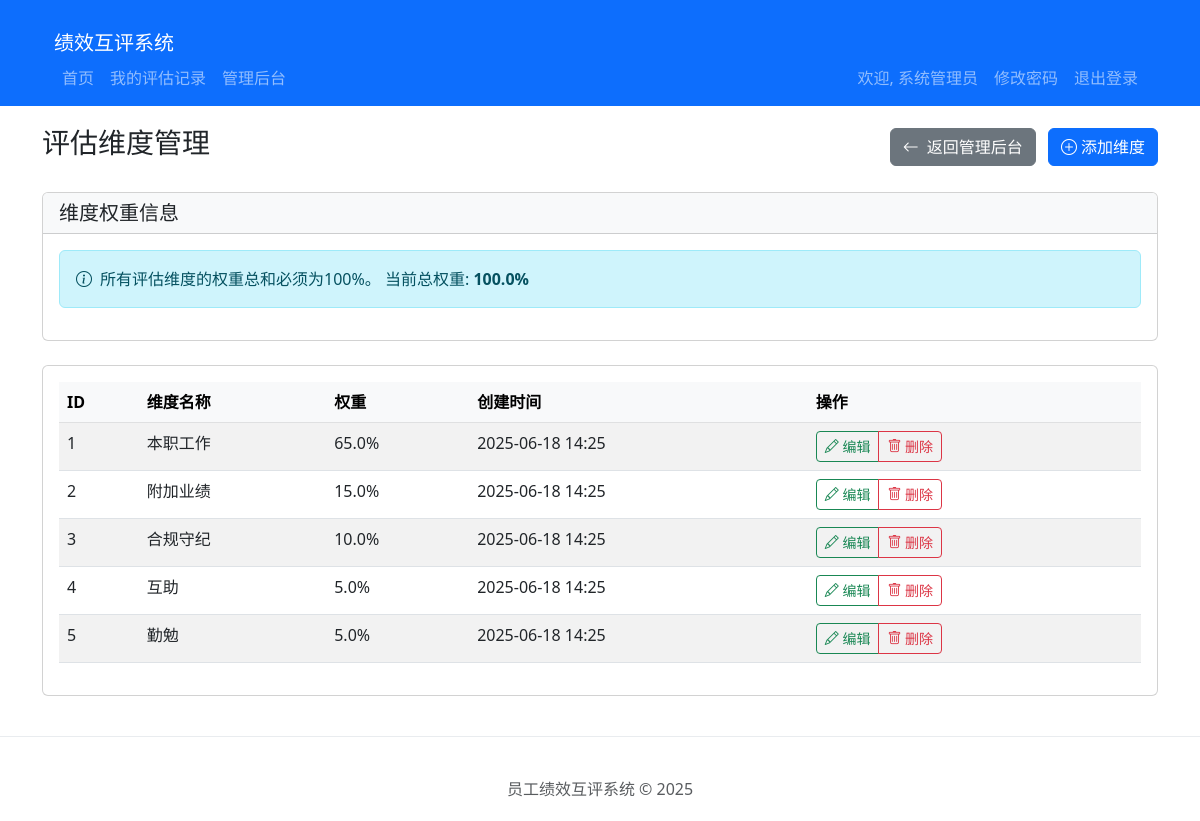
/admin/dimensions (signed in), run on the app's committed database.
### models.py (models this page shows, shortened)
class Employee(UserMixin, db.Model):
    id = db.Column(db.Integer, primary_key=True)
    employee_id = db.Column(db.String(20), unique=True, nullable=False)
    name = db.Column(db.String(100), nullable=False)
    position = db.Column(db.String(100), nullable=False)
    password_hash = db.Column(db.String(256), nullable=False)
    is_admin = db.Column(db.Boolean, default=False)
    is_frozen = db.Column(db.Boolean, default=False)
    created_at = db.Column(db.DateTime, default=datetime.utcnow)
    updated_at = db.Column(db.DateTime, default=datetime.utcnow, onupdate=datetime.utcnow)

class EvaluationDimension(db.Model):
    __tablename__ = 'evaluation_dimension'
    id = db.Column(db.Integer, primary_key=True)
    name = db.Column(db.String(100), nullable=False)
    status = db.Column(db.String(20), default='published', nullable=False)
    weight = db.Column(db.Float, nullable=False)
    created_at = db.Column(db.DateTime, default=datetime.utcnow)
    updated_at = db.Column(db.DateTime, default=datetime.utcnow, onupdate=datetime.utcnow)

### app.py (the view)
@app.route('/admin/dimensions')
@login_required
@readonly_admin_required
def admin_dimension_list():
    from models import EvaluationDimension
    from forms import DimensionForm
    dimensions = EvaluationDimension.query.all()
    total_weight = sum(d.weight for d in dimensions)
    return render_template('admin/dimension_list.html', dimensions=dimensions, total_weight=total_weight)

### app.py (called while the page is built)
def readonly_admin_required(f):
    @wraps(f)
    def decorated_function(*args, **kwargs):
        if not current_user.is_authenticated:
            return redirect(url_for('login', next=request.url))
        if not (current_user.is_admin or current_user.employee_id >= '2'):
            abort(403)
        if current_user.employee_id >= '2' and request.method != 'GET':
            flash('您只能以只读模式访问管理后台', 'danger')
            return redirect(url_for('admin_dashboard'))
        return f(*args, **kwargs)
    return decorated_function

@app.template_filter('shanghai_time')
def shanghai_time_filter(dt, format='%Y-%m-%d %H:%M:%S'):
    if dt is None:
        return ""
    utc_dt = pytz.utc.localize(dt)
    shanghai_tz = pytz.timezone('Asia/Shanghai')
    return utc_dt.astimezone(shanghai_tz).strftime(format)

@login_manager.user_loader
def load_user(user_id):
    return Employee.query.get(int(user_id))

### templates/admin/dimension_list.html (shortened to what this page needs)
{% extends 'base.html' %}
{% block content %}
<div class="row">
    <div class="col-md-12">
        <div class="d-flex justify-content-between align-items-center mb-4">
    <h3>评估维度管理</h3>
    <div>
        <a href="{{ url_for('admin_dashboard') }}" class="btn btn-secondary me-2">
            <i class="bi bi-arrow-left me-1"></i> 返回管理后台
        </a>
        <a href="{{ url_for('admin_dimension_add') }}" class="btn btn-primary">
            <i class="bi bi-plus-circle me-1"></i>添加维度
        </a>
    </div>
</div>
        <div class="card mb-4">
            <div class="card-header bg-light">
                <h5 class="mb-0">维度权重信息</h5>
            </div>
            <div class="card-body">
                <div class="alert alert-info">
                    <i class="bi bi-info-circle me-2"></i>所有评估维度的权重总和必须为100%。
                    当前总权重: <strong>{{ total_weight*100 }}%</strong>
                </div>
            </div>
        </div>
        <div class="card">
            <div class="card-body">
                {% if dimensions %}
                <div class="table-responsive">
                    <table class="table table-striped table-hover">
                        <thead class="table-light">
                            <tr>
                                <th>ID</th>
                                <th>维度名称</th>
                                <th>权重</th>
                                <th>创建时间</th>
                                <th>操作</th>
                            </tr>
                        </thead>
                        <tbody>
                            {% for dimension in dimensions %}
                            <tr>
                                <td>{{ dimension.id }}</td>
                                <td>{{ dimension.name }}</td>
                                <td>{{ dimension.weight*100 }}%</td>
                                <td>{{ dimension.created_at|shanghai_time('%Y-%m-%d %H:%M') }}</td>
                                <td>
                                    <div class="btn-group" role="group">
                                        <a href="{{ url_for('admin_dimension_edit', id=dimension.id) }}" class="btn btn-sm btn-outline-success">
                                            <i class="bi bi-pencil"></i> 编辑
                                        </a>
                                        <button type="button" class="btn btn-sm btn-outline-danger" data-bs-toggle="modal" data-bs-target="#deleteModal{{ dimension.id }}">
                                            <i class="bi bi-trash"></i> 删除
                                        </button>
                                    </div>
                                </td>
                            </tr>
                            {% endfor %}
                        </tbody>
                    </table>
                </div>
                {% else %}
                <div class="alert alert-info">
                    <i class="bi bi-info-circle me-2"></i>暂无评估维度信息，请点击上方"添加维度"按钮添加。
                </div>
                {% endif %}
            </div>
        </div>
    </div>
</div>
{% endblock %}
{% block extra_css %}
<link rel="stylesheet" href="https://cdn.jsdelivr.net/npm/bootstrap-icons@1.10.5/font/bootstrap-icons.css">
{% endblock %}

### templates/base.html (shortened to what this page needs)
<!DOCTYPE html>
<html lang="zh-CN">
<head>
    <link href="{{ url_for('static', filename='css/bootstrap.min.css') }}" rel="stylesheet">
    {% block extra_css %}{% endblock %}
</head>
<body>
    <nav class="navbar navbar-expand-lg navbar-dark bg-primary">
    <div class="container">
    <div class="container-fluid">
        <a class="navbar-brand" href="{{ url_for('index') }}">绩效互评系统</a>
        <div class="collapse navbar-collapse" id="navbarNav">
        {% if current_user.is_authenticated %}
        <ul class="navbar-nav me-auto">
            <li class="nav-item">
                <a class="nav-link" href="{{ url_for('index') }}">首页</a>
            </li>
            <li class="nav-item">
                <a class="nav-link" href="{{ url_for('my_evaluations') }}">我的评估记录</a>
            </li>
            {% if current_user.employee_id == '10000' %}
            <li class="nav-item">
                <a class="nav-link" href="{{ url_for('admin_dashboard') }}">管理后台</a>
            </li>
            {% endif %}
        </ul>
        <ul class="navbar-nav">
            <li class="nav-item">
                <span class="nav-link">欢迎, {{ current_user.name }}</span>
            </li>
            <li class="nav-item">
                  <a href="{{ url_for('change_password') }}" class="nav-link">修改密码</a>
              </li>
              <li class="nav-item">
                  <a href="{{ url_for('logout') }}" class="nav-link">退出登录</a>
              </li>
        </ul>
        {% else %}
        <ul class="navbar-nav ms-auto">
            <li class="nav-item">
                <a class="nav-link" href="{{ url_for('login') }}">登录</a>
            </li>
        </ul>
        {% endif %}
        </div>
    </nav>
    <div class="container">
        {% block content %}{% endblock %}
    </div>
    <footer class="footer">
        <div class="container">
            <span class="text-muted">员工绩效互评系统 &copy; 2025</span>
        </div>
    </footer>
</body>
</html>

### templates/base.html (style rules this page uses)
.container { margin-top: 20px; }
.footer { margin-top: 40px; padding: 20px; text-align: center; border-top: 1px solid #e9ecef; }

### data on the page
Employee: name "系统管理员"
EvaluationDimension: id "1", name "本职工作", dimension.weight*100 "65.0", created_at|shanghai_time "2025-06-18 14:25"
EvaluationDimension: id "2", name "附加业绩", dimension.weight*100 "15.0", created_at|shanghai_time "2025-06-18 14:25"
EvaluationDimension: id "3", name "合规守纪", dimension.weight*100 "10.0", created_at|shanghai_time "2025-06-18 14:25"
EvaluationDimension: id "4", name "互助", dimension.weight*100 "5.0", created_at|shanghai_time "2025-06-18 14:25"
EvaluationDimension: id "5", name "勤勉", dimension.weight*100 "5.0", created_at|shanghai_time "2025-06-18 14:25"

### other printed values
{{ total_weight*100 }} "100.0"
